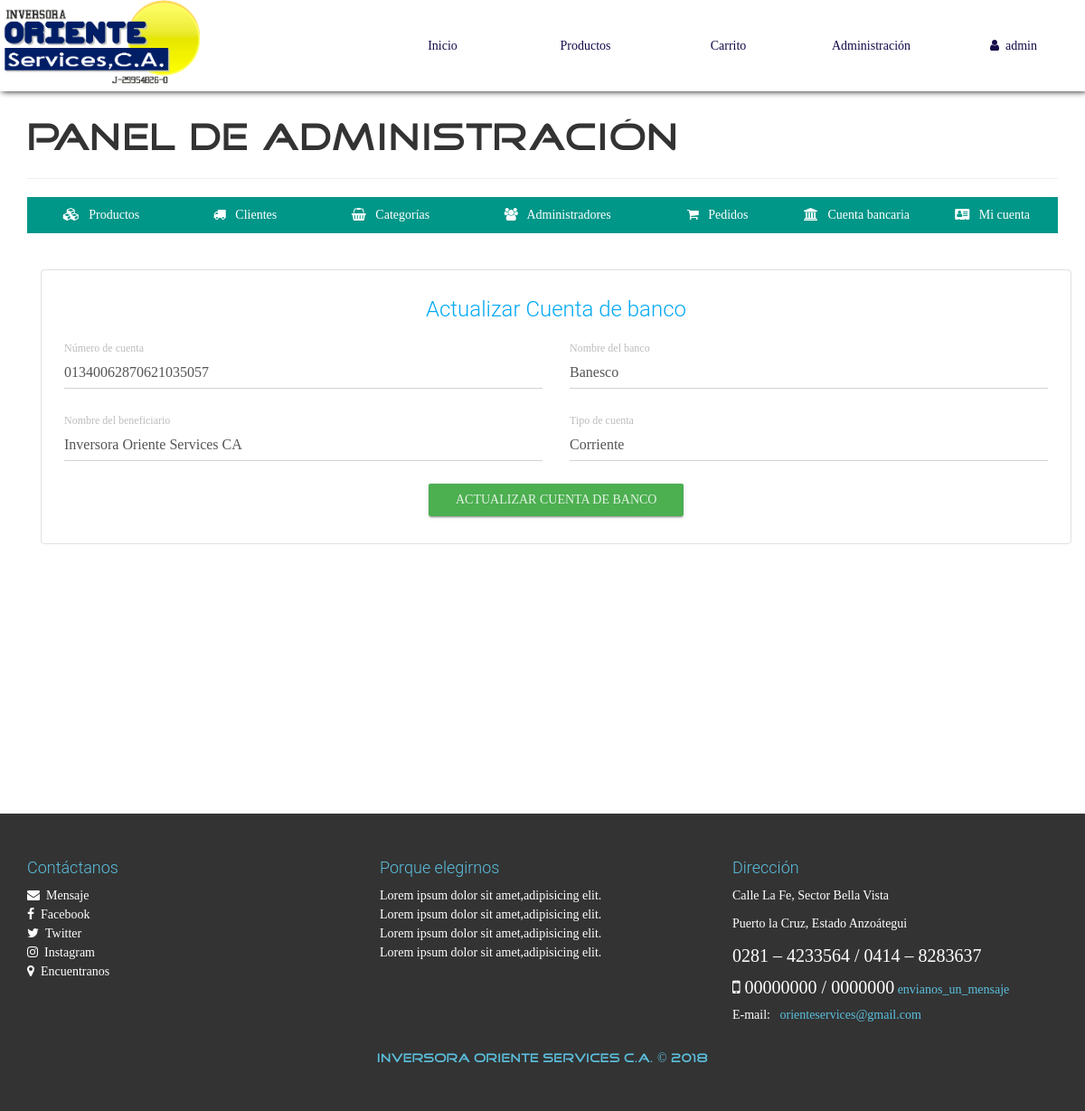
Page /configAdmin.php?view=bank (signed in) on the committed database.
### tables this page shows
CREATE TABLE `cuentabanco` (
  `id` int(50) NOT NULL AUTO_INCREMENT,
  `NumeroCuenta` varchar(100) NOT NULL,
  `NombreBanco` varchar(100) NOT NULL,
  `NombreBeneficiario` varchar(100) NOT NULL,
  `TipoCuenta` varchar(100) NOT NULL,
  PRIMARY KEY (`id`)
);

### library/consulSQL.php (called while the page is built, shortened)
<?php
class ejecutarSQL {
    public static function conectar(){
        if(!$con=  mysqli_connect(SERVER,USER,PASS,BD)){
            echo "Error en el servidor, verifique sus datos";
        }
        mysqli_set_charset($con, "utf8");
        return $con;
    }
    public static function consultar($query) {
        if (!$consul = mysqli_query(ejecutarSQL::conectar(), $query)) {
            echo 'Error en la consulta SQL ejecutada';
        }
        return $consul;
    }
}

### admin/bank-view.php (the view, shortened to what this page needs)
<div class="container">
    <div class="row">
        <div class="col-xs-12">
            <?php
                $bankAccount=ejecutarSQL::consultar("SELECT * FROM cuentabanco");
                if(mysqli_num_rows($bankAccount)>=1){
                  $bankD=mysqli_fetch_array($bankAccount, MYSQLI_ASSOC);
            ?>
                  <div class="container-form-admin">
                  <form action="./process/updateBank.php" method="POST" role="form" class="form-content FormCatElec" data-form="update">
                    <h3 class="text-info text-center">Actualizar Cuenta de banco</h3>
                    <div class="container-fluid">
                        <div class="row">
                            <div class="col-xs-12 col-sm-6">
                                <div class="form-group label-floating">
                                    <label class="control-label">Número de cuenta</label>
                                    <input class="form-control" type="text" name="bancoCuenta" value="<?php echo $bankD['NumeroCuenta']; ?>" maxlength="50" required="">
                                </div>
                            </div>
                            <div class="col-xs-12 col-sm-6">
                                <div class="form-group label-floating">
                                    <label class="control-label">Nombre del banco</label>
                                    <input class="form-control" type="text" name="bancoNombre" value="<?php echo $bankD['NombreBanco']; ?>" maxlength="50" required="">
                                </div>
                            </div>
                            <div class="col-xs-12 col-sm-6">
                                <div class="form-group label-floating">
                                    <label class="control-label">Nombre del beneficiario</label>
                                    <input class="form-control" type="text" name="bancoBeneficiario" value="<?php echo $bankD['NombreBeneficiario']; ?>" maxlength="50" required="">
                                </div>
                            </div>
                            <div class="col-xs-12 col-sm-6">
                                <div class="form-group label-floating">
                                    <label class="control-label">Tipo de cuenta</label>
                                    <input class="form-control" type="text" name="bancoTipo" value="<?php echo $bankD['TipoCuenta']; ?>" maxlength="50" required="">
                                </div>
                            </div>
                        </div>
                    </div>
                    <p class="text-center"><button type="submit" class="btn btn-success btn-raised">Actualizar cuenta de banco</button></p>
                  </form>
                  </div>
            <?php
                }
            ?>
        </div>
    </div>
</div>

### css/style.css (style rules this page uses)
body { font-family: "FontFamilySPro"; line-height: 1.5; font-size: 1.4em; width: 100%; height: 100%; margin: 0px; padding: 0px; background-position: center center; background-repeat: no-repeat; background-attachment: fixed; background-size: cover; background-color: #fff; }
.container-form-admin { border: 1px solid #e0e1e1 !important; border-radius: 4px; padding: 10px; margin-top: 25px; }
#container-page-configAdmin { background-image: url(../assets/img/fondo.jpg); }

### rows in the picture
cuentabanco: bancoCuenta "01340062870621035057", bancoNombre "Banesco", bancoBeneficiario "Inversora Oriente Services CA", bancoTipo "Corriente"

### other values in the picture
$_SESSION['nombreAdmin'] "admin"
